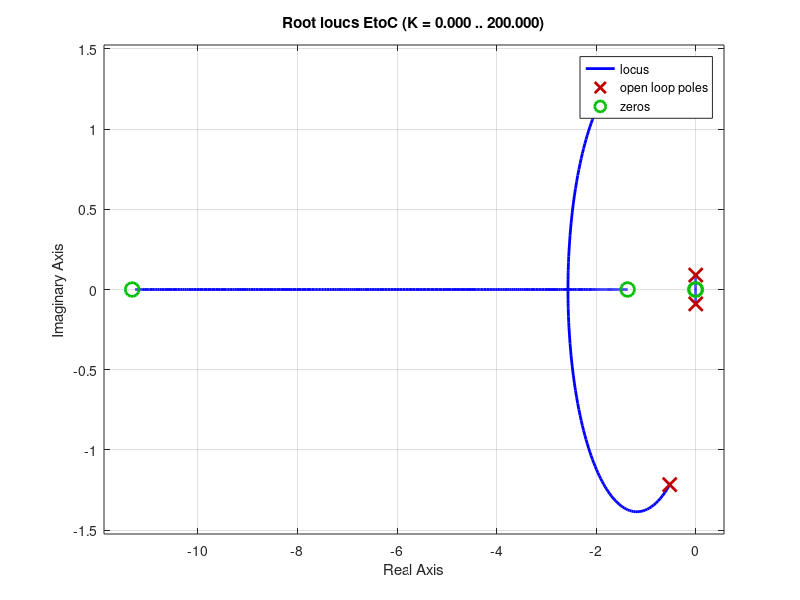

Here is the MATLAB script that generated this plot:
poles = [-0.5234+1j*1.217, -0.5234-1j*1.217, -0.00247+1j*0.08988, -0.00247-1j*0.08988];
zeros = [0, -11.32, -1.370, -0.01054];

EtoC = tf(poly(zeros), poly(poles));

figure
rlocus(EtoC)